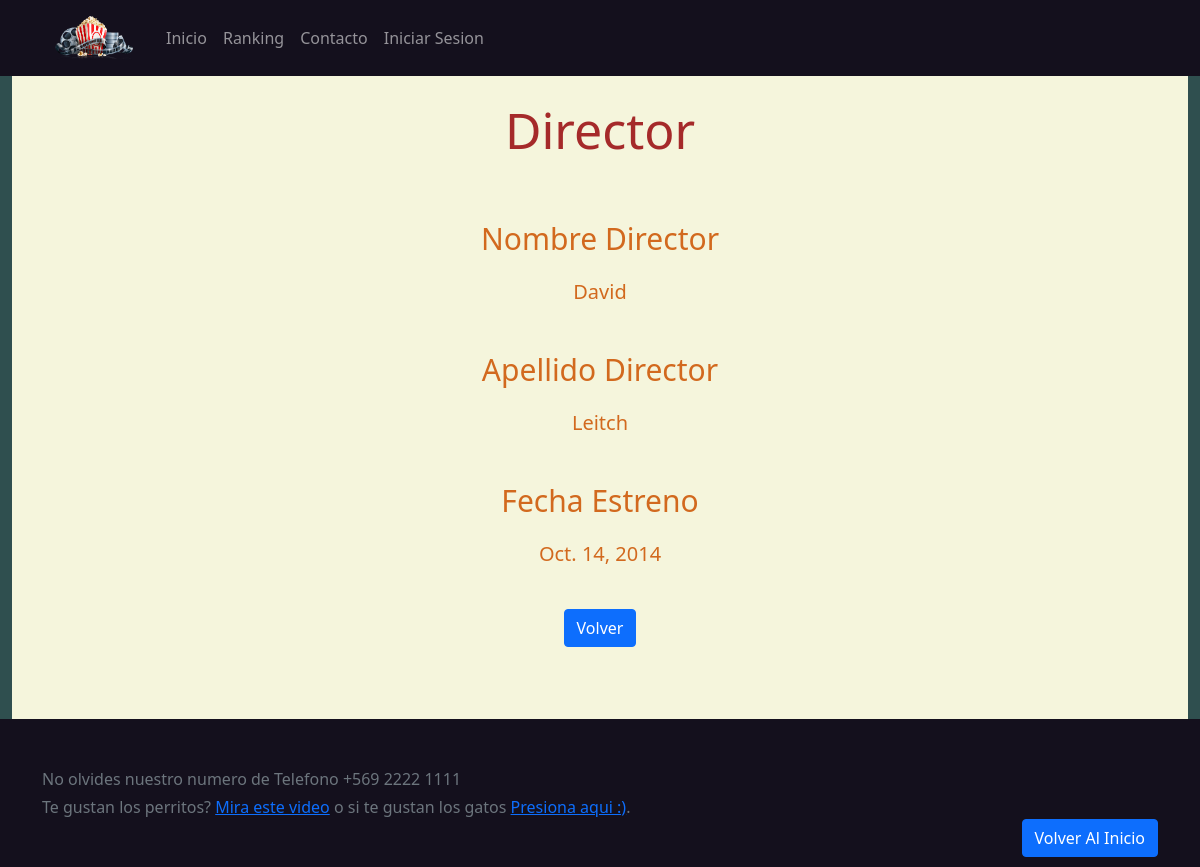
The page /pelicula/author/1/ on the database its author committed.
### pelicula/models.py (models this page shows, shortened)
class Author(models.Model):
    nombre = models.CharField(max_length=100)
    apellido = models.CharField(max_length=100)
    fecha_producida = models.DateField(null=True, blank=True)
    class Meta:
        ordering = ['nombre', 'apellido']

### pelicula/views.py (the view)
# urls.py: path('author/<int:pk>/',views.AuthorDetailView.as_view(), name='author_detail')
class AuthorDetailView(generic.DetailView):
    model = Author

### pelicula/templates/pelicula/author_detail.html
{% extends "base_generic.html" %}
{% block content %}
<div class="container-fluid">
    <div style="background-color:beige; text-align: center; ">
        <br>
        <h1 style="color: brown; font-size: 50px;">Director</h1>
        <br>
        <br>
        <div style="color: chocolate;">
            <p style="font-size: 30px;">Nombre Director</p>
            <p style="font-size: 20px;">{{ author.nombre }}</p>
        </div>
        <br>
        <div style="color: chocolate;">
            <p style="font-size: 30px;">Apellido Director</p>
            <p style="font-size: 20px;">{{ author.apellido }}</p>
        </div>
        <br>
        <div style="color: chocolate;">
            <p style="font-size: 30px;">Fecha Estreno</p>
            <p style="font-size: 20px;">{{ author.fecha_producida }}</p>
        </div>
        <br>
        <div style="text-align: center;">
            <a href="{% url 'author_list' %}" class="btn btn-primary">Volver</a>
        </div>
        <br>
        <br>
        <br>
    </div>
</div>
{% endblock %}

### rows shown on the page
Author: nombre "David", apellido "Leitch", fecha_producida "Oct. 14, 2014"
